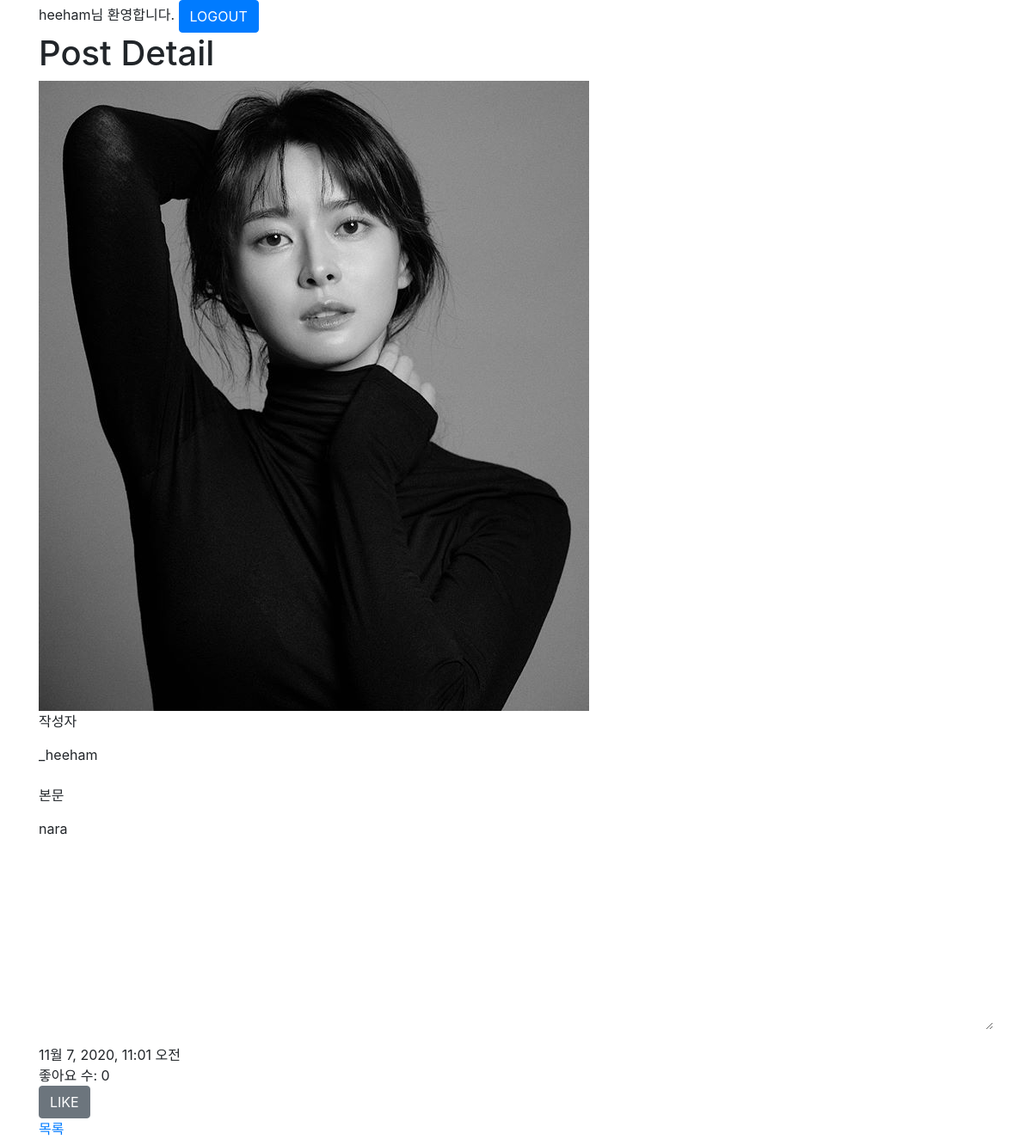
The page /posts/5/ (signed in) on the database its author committed.
### posts/models.py (models this page shows, shortened)
class Post(models.Model):
    user = models.ForeignKey(User, on_delete=models.CASCADE, null=False)
    body = models.TextField()
    image = models.ImageField(upload_to='post', null=True)
    created_at = models.DateTimeField()
    liked_users = models.ManyToManyField(User, related_name='liked_posts')

### posts/views.py (the view)
# urls.py: path('<int:post_id>/', views.detail, name='detail'),
def detail(request, post_id):
    post = Post.objects.get(id=post_id)
    context = {'post': post}
    return render(request, 'posts/detail.html', context)

### posts/templates/posts/detail.html (shortened to what this page needs)
{% extends "base.html" %}
{% load static %}
{% block style %}
  <link rel="stylesheet" href="{% static 'posts/style.css'%}" />
{% endblock %}
{% block content %}
  <div class="container">
    <h1>Post Detail</h1>
    {% if post.image %}
      <div>
        <img src="{{ post.image.url }}" alt="Post Image" />
      </div>
    {% endif %}
    <div class="form-group">
      <label for="author">작성자</label>
      <input readonly class="form-control-plaintext" type="text" name="author" value="{{ post.user.get_username }}" />
    </div>
    <div class="form-group">
      <label for="body">본문</label>
      <textarea readonly class="form-control-plaintext" id="body" cols="40" rows="10" name="body">{{ post.body }}</textarea>
    </div>
    <div>{{ post.created_at }}</div>
    <div>좋아요 수: {{ post.liked_users.count }}</div>
    {% if user.is_authenticated %}
      <form action="{% url 'posts:like' post.id %}" method="POST">
        {% if user in post.liked_users.all %}
          <button type="submit" class="btn btn-primary">LIKE</button>
        {% else %}
          <button type="submit" class="btn btn-secondary">LIKE</button>
        {% endif %}
      </form>
    {% endif %}
    <a href="{% url 'posts:index' %}">목록</a>
  </div>
{% endblock %}

### templates/base.html (shortened to what this page needs)
{% load static %}
<!DOCTYPE html>
<html lang="ko">
  <head>
    <link rel="stylesheet" href="{% static 'style.css'%}" />
    <link rel="stylesheet" href="https://cdn.jsdelivr.net/npm/bootstrap@4.5.3/dist/css/bootstrap.min.css"
>
    {% block style %}
    {% endblock %}
  </head>
  <body>
    {% if user.is_authenticated %}
      <div class="container">
        <form action="{% url 'accounts:logout' %}" method="POST">
          {{ user.get_username }}님 환영합니다.
          <button type="submit" class="btn btn-primary">LOGOUT</button>
        </form>
      </div>
    {% endif %}
    {% block content %}
    {% endblock %}
  </body>
</html>

### static/style.css (style rules this page uses)
* { margin: 0px; padding: 0px; box-sizing: border-box; }

### rows shown on the page
Post: image (picture), author "_heeham", body "nara", created_at "11월 7, 2020, 11:01 오전", liked_users.count "0"

### other values the page prints
{{ user.get_username }} "heeham"
